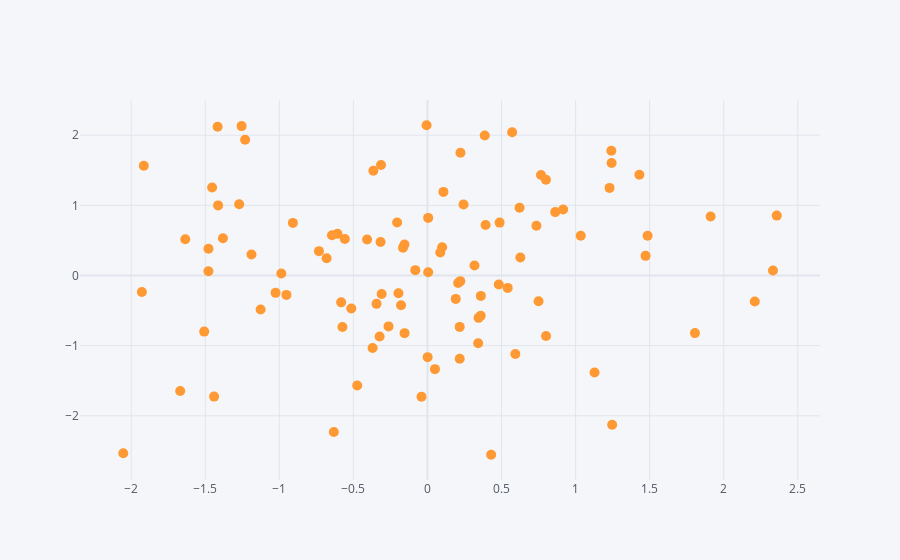

The notebook cell saved with this chart:
### Code cell
df.iplot(kind='scatter',x='A',y='B',mode='markers',size=10)
